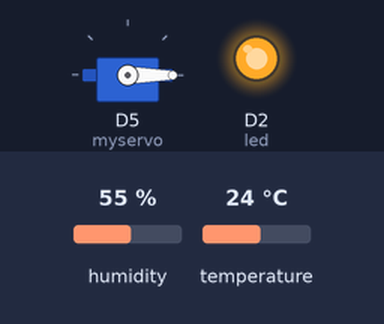
A sketch run on a simulated ESP8266 (NodeMCU). On the bench: servo, output pins drawn as LEDs (lit = HIGH). Inputs (shaded band) come from the test bench; at power-on: temperature 24 °C, humidity 55 %. WiFi joins after 1.5 s; servers stay silent unless stated; what the sketch prints to the serial monitor is not drawn.

Above: at 2.7 s.
2.8 s: temperature set to 27 °C
At 4.7 s:
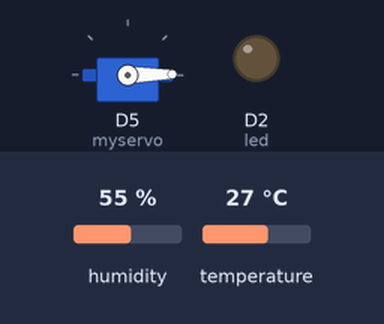
7.3 s: temperature set to 12 °C
At 12.5 s:
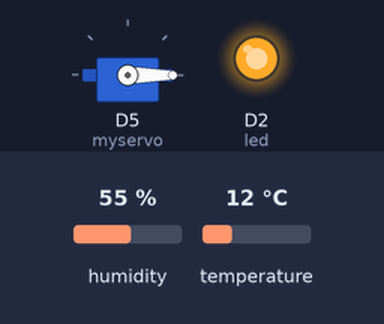
13.0 s: temperature set to 28 °C
At 15.33 s:
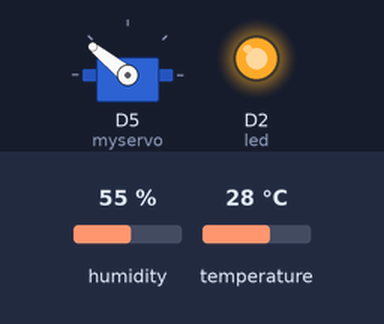
Timing chart, 0 to 31.2 s (numbered marks = the images above; inputs shaded):
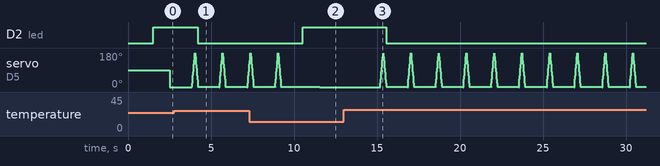

Measured:
- the behaviour switches between 25 and 26 °C on temperature (found by bisection; images 0 and 1)
- after the input at 7.3 s, D2 (led): LOW → HIGH after 3.2 s

The sketch:

responsi_miot.ino
```cpp
// Library yang diperlukan
#include <FirebaseESP8266.h>
#include <ESP8266WiFi.h>
#include <DHT.h>
#include <Servo.h>


// Mendefinisikan pin dan tipe sensor DHT
#define DHTPIN D4
#define DHTTYPE DHT11
#define led 4
DHT dht(DHTPIN, DHTTYPE);

// Firebase Auth
#define FIREBASE_HOST "https://responsi-miot-default-rtdb.firebaseio.com/"
#define FIREBASE_AUTH "gOr2SapUZxWUXw8E42hWx1Cda2kuuULSt6zA41Dm"
#define WIFI_SSID "athabi"
#define WIFI_PASSWORD "22022015"

// mendeklarasikan objek data dari FirebaseESP8266
FirebaseData firebaseData;
// membuat servo objek untuk mengontrol servo
Servo myservo;


void setup() {

  Serial.begin(9600);

  myservo.attach(D5);
  dht.begin();

  pinMode(led, OUTPUT);
  // Koneksi ke Wifi
  WiFi.begin(WIFI_SSID, WIFI_PASSWORD);
  Serial.print("connecting");
  while (WiFi.status() !=  WL_CONNECTED) {
    Serial.print(".");
    delay(500);
  }
  Serial.println();
  Serial.print("Connected with IP: ");
  Serial.println(WiFi.localIP());
  Serial.println();

  Firebase.begin(FIREBASE_HOST, FIREBASE_AUTH);
}


void loop(){

  int minimum_temp = 25;

  // Sensor DHT11 membaca suhu dan kelembaban
  float t = dht.readTemperature();
  float h = dht.readHumidity();

  //Memeriksa apakah sensor berhasil mambaca suhu dan kelembaban
  if (isnan(t) || isnan(h)) {
    Serial.println("Gagal membaca sensor DHT11");
    return;
  } else {
      // Menampilkan suhu dan kelembaban pada serial monitor
  Serial.print("Suhu: ");
  Serial.print(t);
  Serial.println(" *C");
  Serial.print("Kelembaban: ");
  Serial.print(h);
  Serial.println(" %");
  Serial.println();
  }

  if (t>minimum_temp) {
    for (int angle = 0; angle < 180; angle++) {  // go from 0 degrees to 180 degrees
    myservo.write(angle);                       // tell servo to go to position in variable 'angle'
    delay(1);                                  // waits 15ms for the servo to reach the position
    }
    for (int angle = 180; angle > 0; angle--) {  // go from 180 degrees to 0 degrees
      myservo.write(angle);                       // tell servo to go to position in variable 'angle'
      delay(1);                                  // waits 15ms for the servo to reach the position
    }

    digitalWrite(led, LOW);
  } else {
    digitalWrite(led, HIGH);
    delay(1000);
    myservo.write(0);
  }

  // Memberikan status suhu dan kelembaban kepada firebase
  if (Firebase.setFloat(firebaseData, "/Hasil_Pembacaan/suhu", t)){
      Serial.println("Suhu terkirim");
    } else{
      Serial.println("Suhu tidak terkirim");
      Serial.println("Karena: " + firebaseData.errorReason());
    }

  if (Firebase.setFloat(firebaseData, "/Hasil_Pembacaan/kelembaban", h)){
      Serial.println("Kelembaban terkirim");
      Serial.println();
    } else{
      Serial.println("Kelembaban tidak terkirim");
      Serial.println("Karena: " + firebaseData.errorReason());
    }

  delay(1000);


}
```
